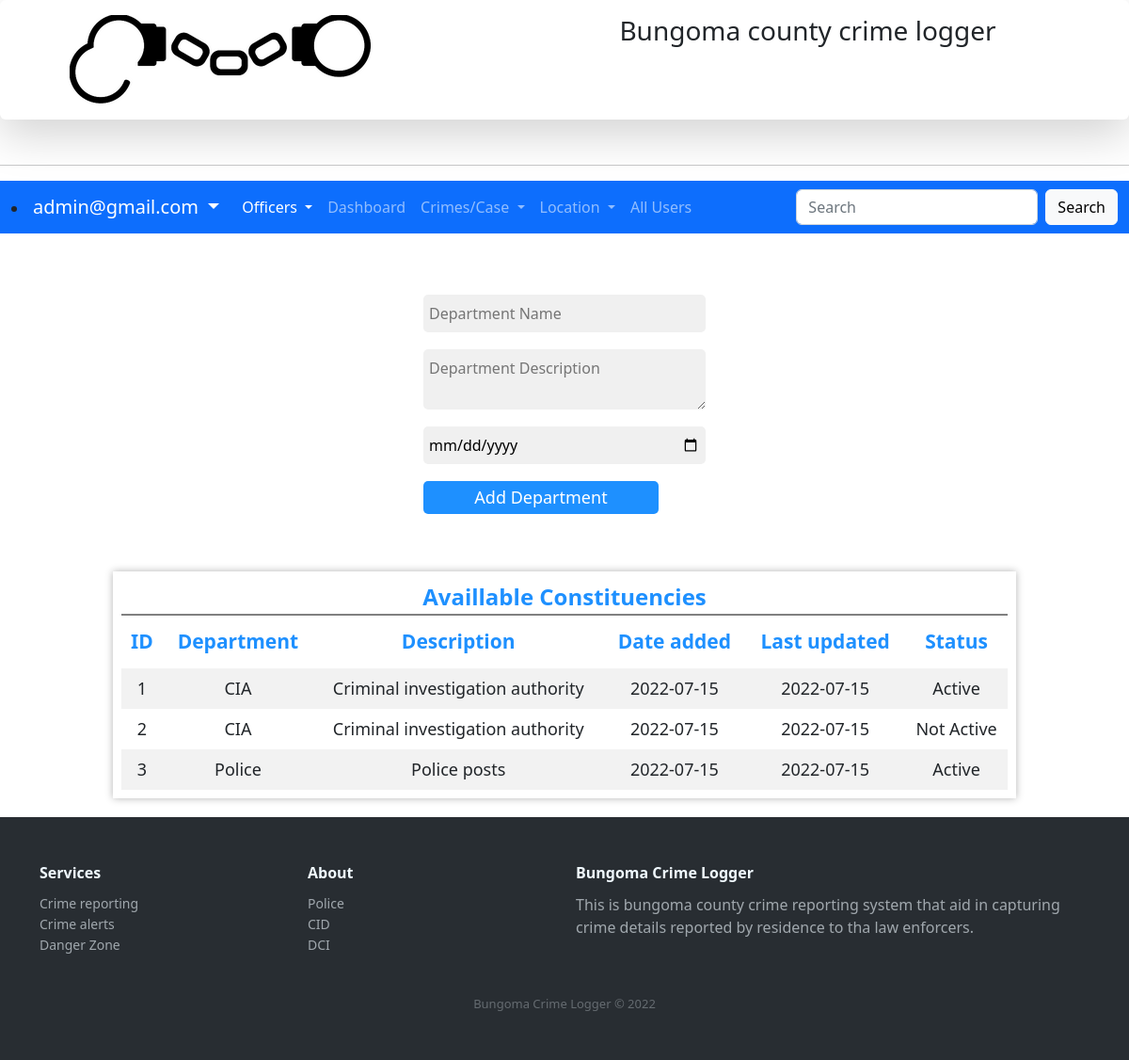
Page /adddepartment.php (signed in) on the committed database.
### tables this page shows
CREATE TABLE IF NOT EXISTS `tbldepartment` (
  `departmentId` int(12) NOT NULL AUTO_INCREMENT,
  `departmentName` varchar(255) NOT NULL,
  `description` varchar(255) NOT NULL,
  `dateadded` date NOT NULL,
  `dateupdated` date NOT NULL,
  `status` int(1) NOT NULL,
  PRIMARY KEY (`departmentId`)
);

### adddepartment.php (the view, shortened to what this page needs)
<?php require_once('Connections/crimecon.php'); ?>
<?php
$editFormAction = $_SERVER['PHP_SELF'];
if (isset($_SERVER['QUERY_STRING'])) {
  $editFormAction .= "?" . htmlentities($_SERVER['QUERY_STRING']);
}
$maxRows_alldepartments = 10;
$pageNum_alldepartments = 0;
$startRow_alldepartments = $pageNum_alldepartments * $maxRows_alldepartments;
$query_alldepartments = "SELECT * FROM tbldepartment";
$query_limit_alldepartments = sprintf("%s LIMIT %d, %d", $query_alldepartments, $startRow_alldepartments, $maxRows_alldepartments);
$alldepartments = mysql_query($query_limit_alldepartments, $crimecon) or die(mysql_error());
$row_alldepartments = mysql_fetch_assoc($alldepartments);
?>
<!DOCTYPE html PUBLIC "-//W3C//DTD XHTML 1.0 Transitional//EN" "http://www.w3.org/TR/xhtml1/DTD/xhtml1-transitional.dtd">
<html xmlns="http://www.w3.org/1999/xhtml">
<head>
<link rel="stylesheet" type="text/css" href="customcss/myelements.css">
<link rel="stylesheet" type="text/css" href="customcss/navigation.css">
<link rel="stylesheet" type="text/css" href="css/bootstrap.min.css">
<link rel="stylesheet" href="https://cdnjs.cloudflare.com/ajax/libs/ionicons/2.0.1/css/ionicons.min.css">
</head>
<body>
<nav class="shadow-lg p-3 mb-5 bg-body rounded">
   <div class="logoholder">
    <div class="logo-holder">
      <img src="assets/logo/logo.png">
    </div>
    <div class="name-holder">
      <h3>Bungoma county crime logger</h3>
    </div>
   </div>
   </nav>
   <hr>
      <nav class="navbar navbar-expand-lg navbar-dark bg-primary">
  <div class="container-fluid">
      <li class="nav-item dropdown">
          <a class="navbar-brand dropdown-toggle" href="#" id="navbarDropdown" role="button" data-bs-toggle="dropdown" aria-expanded="false">
            <?php echo $_SESSION['username'] ?>
          </a>
        </li>
    <div class="collapse navbar-collapse" id="navbarSupportedContent">
      <ul class="navbar-nav me-auto mb-2 mb-lg-0">
        <li class="nav-item dropdown">
          <a class="nav-link dropdown-toggle active" href="#" id="navbarDropdown" role="button" data-bs-toggle="dropdown" aria-expanded="false">
            Officers
          </a>
        </li>
         <li class="nav-item">
          <a class="nav-link" href="dashboardadmin.php">Dashboard</a>
        </li>
        <li class="nav-item dropdown">
          <a class="nav-link dropdown-toggle" href="#" id="navbarDropdown" role="button" data-bs-toggle="dropdown" aria-expanded="false">
            Crimes/Case
          </a>
        </li>
        <li class="nav-item dropdown">
          <a class="nav-link dropdown-toggle" href="#" id="navbarDropdown" role="button" data-bs-toggle="dropdown" aria-expanded="false">
            Location
          </a>
        </li>
        <li class="nav-item">
          <a class="nav-link" href="#">All Users</a>
        </li>
      </ul>
      <form class="d-flex">
        <input class="form-control me-2" type="search" placeholder="Search" aria-label="Search">
        <button class="btn btn-light" type="submit">Search</button>
      </form>
    </div>
  </div>
</nav>
<br><br>
<form action="<?php echo $editFormAction; ?>" method="post" name="form1" id="form1">
  <table align="center">
    <tr valign="baseline">
      <td><input type="text" name="departmentName" value="" placeholder="Department Name" class="myinputtext"/></td>
    </tr>
    <tr valign="baseline">
      <td><textarea name="description" placeholder="Department Description" class="myinputtext"></textarea></td>
    </tr>
    <tr valign="baseline">
      <td><input type="date" name="dateadded" value=""  class="myinputtext"/></td>
    </tr>
    <tr valign="baseline">
      <td><input type="submit" value="Add Department" class="mybutton"/></td>
    </tr>
  </table>
</form>
<p>&nbsp;</p>
<div class="scroll-table">
  <div class="table-holder">
    <div class="table-caption">
      <label class="largeText dodgerblueText">Availlable Constituencies <span></span></label>
    </div>
    <table>
      <thead>
  <tr>
    <th>ID</th>
    <th>Department</th>
    <th>Description</th>
    <th>Date added</th>
    <th>Last updated</th>
    <th>Status</th>
  </tr>
  </thead>
  <tbody>
  <?php do { ?>
    <tr>
      <td><?php echo $row_alldepartments['departmentId']; ?></td>
      <td><?php echo $row_alldepartments['departmentName']; ?></td>
      <td><?php echo $row_alldepartments['description']; ?></td>
      <td><?php echo $row_alldepartments['dateadded']; ?></td>
      <td><?php echo $row_alldepartments['dateupdated']; ?></td>
      <td><?php  if ($row_alldepartments['status'] == 1) {
        echo "Active";
      } else{
        echo "Not Active";
      } ?></td>
    </tr>
    <?php } while ($row_alldepartments = mysql_fetch_assoc($alldepartments)); ?>
    </tbody>
</table>
  </div>
  </div>
  <div class="footer-dark">
        <footer>
            <div class="container">
                <div class="row">
                    <div class="col-sm-6 col-md-3 item">
                        <h3>Services</h3>
                        <ul>
                            <li><a href="#">Crime reporting</a></li>
                            <li><a href="#">Crime alerts</a></li>
                            <li><a href="#">Danger Zone </a></li>
                        </ul>
                    </div>
                    <div class="col-sm-6 col-md-3 item">
                        <h3>About</h3>
                        <ul>
                            <li><a href="#">Police</a></li>
                            <li><a href="#">CID</a></li>
                            <li><a href="#">DCI</a></li>
                        </ul>
                    </div>
                    <div class="col-md-6 item text">
                        <h3>Bungoma  Crime Logger</h3>
                        <p>This is bungoma county crime reporting system that aid in capturing crime details reported by residence to tha law enforcers.</p>
                    </div>
                </div>
                <p class="copyright">Bungoma  Crime Logger &copy; 2022</p>
            </div>
        </footer>
    </div>
</body>
</html>

### customcss/myelements.css (style rules this page uses)
.mybutton { padding: 4px 3px; background: dodgerblue; color: white; font-size: 18px; border-radius: 5px; outline: none; border: none; min-width: 250px; margin-top: 16px; }
.myinputtext { padding: 8px 6px; background: #f0f0f0; font-size: 16px; border-radius: 5px; outline: none; border: none; min-width: 300px; margin-top: 16px; }
.largeText { font-size: 24px; font-weight: bold; }
.dodgerblueText { color: dodgerblue; }
.scroll-table { overflow: hidden; overflow-x: scroll; }
.table-holder { background: #fff; width: 80%; min-width: 750px; margin-left: 10%; border: 1px solid #fff; box-shadow: 0 0 0.5rem 0 rgba(0 ,0,0,0.3); padding: 8px; margin-top: 20px; margin-bottom: 20px; }
.table-caption { display: flex; justify-content: center; width: 100%; border-bottom: 2px solid grey; }
.table-holder table { width: 100%; }
.table-holder thead { color: dodgerblue; font-size: 21px; text-align: center; background-color: #fff; }
.table-holder th { padding: 12px 8px; }
.table-holder td { text-align: center; font-size: 18px; padding: 8px 6px; }
.table-holder tbody tr:nth-child(odd) { background-color: #f2f2f2; }

### customcss/navigation.css (style rules this page uses)
.logoholder { display: flex; }
.logo-holder { width: 50%; padding-left: 5%; }
.name-holder { width: 50%; padding-left: 5%; }
.footer-dark { padding:50px 0; color:#f0f9ff; background-color:#282d32; }
.footer-dark h3 { margin-top:0; margin-bottom:12px; font-weight:bold; font-size:16px; }
.footer-dark ul { padding:0; list-style:none; line-height:1.6; font-size:14px; margin-bottom:0; }
.footer-dark ul a { color:inherit; text-decoration:none; opacity:0.6; }
.footer-dark .item.text { margin-bottom:36px; }
.footer-dark .item.text p { opacity:0.6; margin-bottom:0; }
.footer-dark .copyright { text-align:center; padding-top:24px; opacity:0.3; font-size:13px; margin-bottom:0; }

### rows in the picture
tbldepartment: departmentId "1", departmentName "CIA", description "Criminal investigation authority", dateadded "2022-07-15", dateupdated "2022-07-15", status "Active"
tbldepartment: departmentId "2", departmentName "CIA", description "Criminal investigation authority", dateadded "2022-07-15", dateupdated "2022-07-15", status "Not Active"
tbldepartment: departmentId "3", departmentName "Police", description "Police posts", dateadded "2022-07-15", dateupdated "2022-07-15", status "Active"

### other values in the picture
$_SESSION['username'] "admin@gmail.com"
